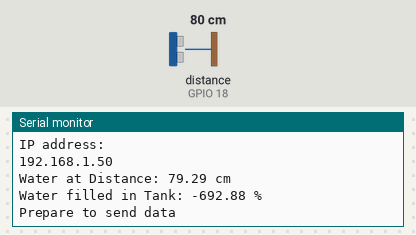
Bench run of a sketch on a simulated ESP32. Shown: the last lines printed to the serial monitor. Wiring (inferred from the names in the program): ultrasonic range finder: trigger GPIO 5; echo GPIO 18. Inputs (shaded band) come from the test bench; at power-on: distance to the obstacle (sensor on GPIO 18) 80 cm. The echo pulse lasts 58.3 µs per cm; WiFi joins after 1.5 s; servers stay silent unless stated.

Above: at 2.7 s.
2.8 s: distance to the obstacle (sensor on GPIO 18) set to 2 cm
At 9.1 s:
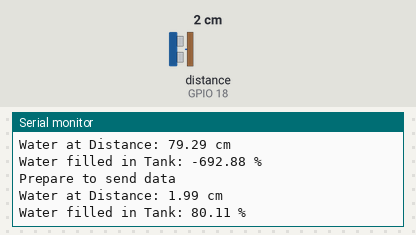
10.0 s: distance to the obstacle (sensor on GPIO 18) set to 4 cm
At 17.8 s:
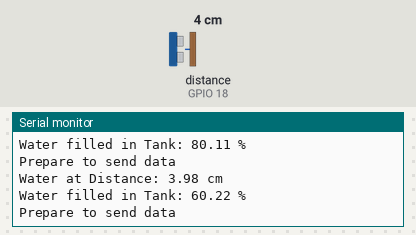
Timing chart, 0 to 19.3 s (numbered marks = the images above; inputs shaded):
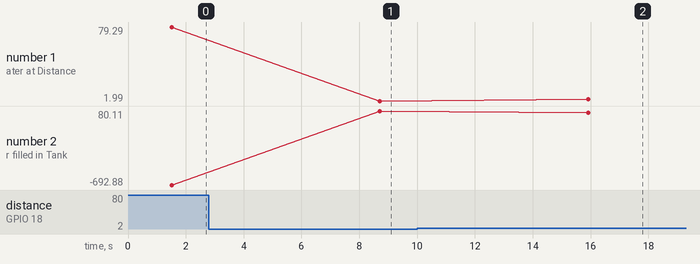

Measured:
- after the input at 2.8 s, the serial monitor: prints a new line after 5.9 s (image 1)
- after the input at 10.0 s, the serial monitor: prints a new line after 5.9 s (image 2)
- plotted number 1: 79.29 → 1.99 after the input at 2.8 s, 1.99 → 3.98 after the input at 10.0 s
- plotted number 2: -692.88 → 80.11 after the input at 2.8 s, 80.11 → 60.22 after the input at 10.0 s

The sketch:

P4_Water_Tank_Monitoring.ino
```cpp
//Water Tank Level Monitoring Project

#include <WiFi.h>
#include <WiFiMulti.h>

WiFiMulti WiFiMulti;

const char* ssid     = "Mobile"; // Your SSID (Name of your WiFi)
const char* password = "123456789"; //Your Wifi password

const char* host = "api.thingspeak.com";
String api_key = "04NXTNQ2T7BYIDFD"; // Your API Key provied by thingspeak

const int trigPin = 5; //GPIO5
const int echoPin = 18; //GPIO18

#define SOUND_SPEED 0.034
#define tank_Height 10.00

long duration;
float distanceCm;
float percentage;

void setup(){
  Serial.begin(115200); // Starts the serial communication
  pinMode(trigPin, OUTPUT); // Sets the trigPin as an Output
  pinMode(echoPin, INPUT); // Sets the echoPin as an Input
  Connect_to_Wifi();
}

void loop(){
  percentage = (tank_Height - getSensorData ()) * 10;

  Serial.print("Water filled in Tank: ");
  Serial.print(percentage);
  Serial.println(" %");
  delay(1000);

  Send_Data(percentage);
  delay(5000);
}

void Connect_to_Wifi()
{
  WiFiMulti.addAP(ssid, password);

  Serial.println();
  Serial.println();
  Serial.print("Wait for WiFi... ");

  while (WiFiMulti.run() != WL_CONNECTED) {
    Serial.print(".");
    delay(500);
  }

  Serial.println("");
  Serial.println("WiFi connected");
  Serial.println("IP address: ");
  Serial.println(WiFi.localIP());
}

float getSensorData(){
  digitalWrite(trigPin, LOW);
  delayMicroseconds(2);

  digitalWrite(trigPin, HIGH);
  delayMicroseconds(10);
  digitalWrite(trigPin, LOW);

  duration = pulseIn(echoPin, HIGH);
  distanceCm = duration * SOUND_SPEED/2;

  Serial.print("Water at Distance: ");
  Serial.print(distanceCm);
  Serial.println(" cm");

  return distanceCm;
}

void Send_Data(float waterLevel){
  Serial.println("");
  Serial.println("Prepare to send data");

  WiFiClient client;
  const int httpPort = 80;

  if (!client.connect(host, httpPort)) {
    Serial.println("connection failed");
    return;
  }
  else
  {
    String data_to_send = api_key;
    data_to_send += "&field1=";
    data_to_send += String(waterLevel);
    data_to_send += "\r\n\r\n";

    client.print("POST /update HTTP/1.1\n");
    client.print("Host: api.thingspeak.com\n");
    client.print("Connection: close\n");
    client.print("X-THINGSPEAKAPIKEY: " + api_key + "\n");
    client.print("Content-Type: application/x-www-form-urlencoded\n");
    client.print("Content-Length: ");
    client.print(data_to_send.length());
    client.print("\n\n");
    client.print(data_to_send);

    delay(1000);
  }

  client.stop();
}
```
